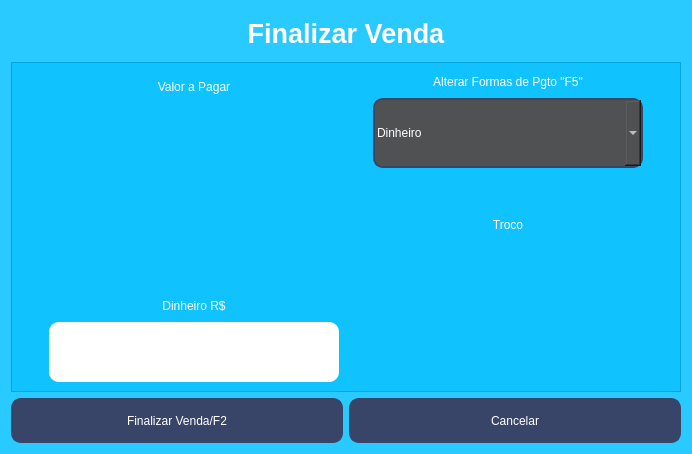
<?xml version="1.0" encoding="UTF-8"?>
<ui version="4.0">
 <class>Form_Pgto</class>
 <widget class="QWidget" name="Form_Pgto">
  <property name="geometry">
   <rect>
    <x>0</x>
    <y>0</y>
    <width>692</width>
    <height>454</height>
   </rect>
  </property>
  <property name="maximumSize">
   <size>
    <width>692</width>
    <height>454</height>
   </size>
  </property>
  <property name="windowTitle">
   <string>Form</string>
  </property>
  <property name="styleSheet">
   <string notr="true">background: rgba(0,191,255,0.6);</string>
  </property>
  <layout class="QGridLayout" name="gridLayout_2">
   <item row="0" column="0" colspan="2">
    <widget class="QLabel" name="label_4">
     <property name="maximumSize">
      <size>
       <width>16777215</width>
       <height>45</height>
      </size>
     </property>
     <property name="font">
      <font>
       <family>Segoe UI</family>
       <pointsize>20</pointsize>
       <italic>false</italic>
       <bold>true</bold>
      </font>
     </property>
     <property name="styleSheet">
      <string notr="true">background: transparent;
font: 700 20pt &quot;Segoe UI&quot;;
color: rgb(255, 255, 255);

</string>
     </property>
     <property name="text">
      <string>Finalizar Venda</string>
     </property>
     <property name="alignment">
      <set>Qt::AlignCenter</set>
     </property>
    </widget>
   </item>
   <item row="1" column="0" colspan="2">
    <widget class="QFrame" name="frame">
     <property name="frameShape">
      <enum>QFrame::StyledPanel</enum>
     </property>
     <property name="frameShadow">
      <enum>QFrame::Raised</enum>
     </property>
     <layout class="QGridLayout" name="gridLayout">
      <item row="0" column="0" rowspan="2">
       <layout class="QVBoxLayout" name="verticalLayout_4">
        <item>
         <widget class="QLabel" name="label_2">
          <property name="minimumSize">
           <size>
            <width>0</width>
            <height>30</height>
           </size>
          </property>
          <property name="maximumSize">
           <size>
            <width>16777215</width>
            <height>30</height>
           </size>
          </property>
          <property name="styleSheet">
           <string notr="true">background: transparent;
font: 700 14pt &quot;Segoe UI&quot;;
color: rgb(255, 255, 255);

</string>
          </property>
          <property name="text">
           <string>Valor a Pagar</string>
          </property>
          <property name="alignment">
           <set>Qt::AlignCenter</set>
          </property>
         </widget>
        </item>
        <item>
         <widget class="QLabel" name="label_valor_venda">
          <property name="minimumSize">
           <size>
            <width>0</width>
            <height>160</height>
           </size>
          </property>
          <property name="font">
           <font>
            <family>Segoe UI</family>
            <pointsize>50</pointsize>
            <italic>false</italic>
            <bold>true</bold>
           </font>
          </property>
          <property name="styleSheet">
           <string notr="true">background: transparent;
font: 700 50pt &quot;Segoe UI&quot;;
color: rgb(0, 0, 0);


</string>
          </property>
          <property name="text">
           <string/>
          </property>
          <property name="alignment">
           <set>Qt::AlignCenter</set>
          </property>
         </widget>
        </item>
       </layout>
      </item>
      <item row="0" column="1">
       <layout class="QVBoxLayout" name="verticalLayout">
        <item>
         <widget class="QLabel" name="label_3">
          <property name="maximumSize">
           <size>
            <width>16777215</width>
            <height>20</height>
           </size>
          </property>
          <property name="styleSheet">
           <string notr="true">background: transparent;
font: 700 14pt &quot;Segoe UI&quot;;
color: rgb(255, 255, 255);

</string>
          </property>
          <property name="text">
           <string>Alterar Formas de Pgto &quot;F5&quot;</string>
          </property>
          <property name="alignment">
           <set>Qt::AlignCenter</set>
          </property>
         </widget>
        </item>
        <item>
         <widget class="QComboBox" name="comboBox_forma_pgto">
          <property name="minimumSize">
           <size>
            <width>270</width>
            <height>70</height>
           </size>
          </property>
          <property name="maximumSize">
           <size>
            <width>270</width>
            <height>70</height>
           </size>
          </property>
          <property name="styleSheet">
           <string notr="true">QComboBox {
		background-color: rgb(80, 81, 82);
        border: 2px solid #394568;
        border-radius: 10px;
        font: 700 14pt &quot;Segoe UI&quot;;
		color: rgb(255, 255, 255);
    }
     QComboBox:hover {
        
	background-color: rgb(75, 85, 83);

    }
     QComboBox:pressed {
        background-color: #2c3650;
    }

QComboBox QAbstractItemView {
	color: rgb(255, 255, 255);
    /* Propriedades de estilo para o menu suspenso */
}
</string>
          </property>
          <property name="editable">
           <bool>true</bool>
          </property>
          <property name="currentText">
           <string>Dinheiro</string>
          </property>
          <property name="placeholderText">
           <string/>
          </property>
          <item>
           <property name="text">
            <string notr="true">Dinheiro</string>
           </property>
          </item>
          <item>
           <property name="text">
            <string>Cartão de Crédito</string>
           </property>
          </item>
          <item>
           <property name="text">
            <string>Cartão de Débito</string>
           </property>
          </item>
          <item>
           <property name="text">
            <string>Pix</string>
           </property>
          </item>
         </widget>
        </item>
       </layout>
      </item>
      <item row="1" column="1" rowspan="2">
       <layout class="QVBoxLayout" name="verticalLayout_2">
        <item>
         <widget class="QLabel" name="label_5">
          <property name="styleSheet">
           <string notr="true">background: transparent;
font: 700 14pt &quot;Segoe UI&quot;;
color: rgb(255, 255, 255);

</string>
          </property>
          <property name="text">
           <string>Troco</string>
          </property>
          <property name="alignment">
           <set>Qt::AlignCenter</set>
          </property>
         </widget>
        </item>
        <item>
         <widget class="QLabel" name="label_troco_finalizar">
          <property name="styleSheet">
           <string notr="true">background: transparent;
font: 700 50pt &quot;Segoe UI&quot;;
color: rgb(255, 0, 0);


</string>
          </property>
          <property name="text">
           <string/>
          </property>
          <property name="alignment">
           <set>Qt::AlignCenter</set>
          </property>
         </widget>
        </item>
       </layout>
      </item>
      <item row="2" column="0">
       <layout class="QVBoxLayout" name="verticalLayout_3">
        <item>
         <widget class="QLabel" name="label">
          <property name="maximumSize">
           <size>
            <width>16777215</width>
            <height>20</height>
           </size>
          </property>
          <property name="styleSheet">
           <string notr="true">background: transparent;
font: 700 14pt &quot;Segoe UI&quot;;
color: rgb(255, 255, 255);

</string>
          </property>
          <property name="text">
           <string>Dinheiro R$</string>
          </property>
          <property name="alignment">
           <set>Qt::AlignCenter</set>
          </property>
         </widget>
        </item>
        <item>
         <widget class="QLineEdit" name="txt_dinheiro_finaliza">
          <property name="minimumSize">
           <size>
            <width>290</width>
            <height>50</height>
           </size>
          </property>
          <property name="maximumSize">
           <size>
            <width>290</width>
            <height>60</height>
           </size>
          </property>
          <property name="styleSheet">
           <string notr="true">QLineEdit {
   
	background-color: rgb(255, 255, 255);
    font: bold 24pt &quot;Segoe UI&quot;;
    border-radius: 10px;
}

QLineEdit:focus {
    background-color: rgb(127, 191, 255); /* Cor quando selecionado/focado */
}

QMenu {
    background-color: rgb(0, 0, 0);
    color: #ffffff;
    font: bold 10px &quot;Segoe UI&quot;;
    border-radius: 10px;
}</string>
          </property>
          <property name="inputMask">
           <string/>
          </property>
          <property name="text">
           <string/>
          </property>
          <property name="alignment">
           <set>Qt::AlignCenter</set>
          </property>
          <property name="placeholderText">
           <string/>
          </property>
         </widget>
        </item>
       </layout>
      </item>
     </layout>
    </widget>
   </item>
   <item row="2" column="0">
    <widget class="QPushButton" name="btn_finalizar_venda">
     <property name="minimumSize">
      <size>
       <width>0</width>
       <height>45</height>
      </size>
     </property>
     <property name="styleSheet">
      <string notr="true">
    QPushButton {
        background-color: #394568;
        border: 2px solid #394568;
        border-radius: 10px;
        font: 700 14pt &quot;Segoe UI&quot;;
		color: rgb(255, 255, 255);
    }
    QPushButton:hover {
        background-color: #44537c;
    }
    QPushButton:pressed {
        background-color: #2c3650;
    }

</string>
     </property>
     <property name="text">
      <string>Finalizar Venda/F2</string>
     </property>
     <property name="shortcut">
      <string>F2</string>
     </property>
    </widget>
   </item>
   <item row="2" column="1">
    <widget class="QPushButton" name="btn_cancelar_venda_final">
     <property name="minimumSize">
      <size>
       <width>0</width>
       <height>45</height>
      </size>
     </property>
     <property name="styleSheet">
      <string notr="true">
    QPushButton {
        background-color: #394568;
        border: 2px solid #394568;
        border-radius: 10px;
        font: 700 14pt &quot;Segoe UI&quot;;
		color: rgb(255, 255, 255);
    }
    QPushButton:hover {
        background-color: #44537c;
    }
    QPushButton:pressed {
        background-color: #2c3650;
    }

</string>
     </property>
     <property name="text">
      <string>Cancelar</string>
     </property>
     <property name="shortcut">
      <string>Esc</string>
     </property>
    </widget>
   </item>
  </layout>
 </widget>
 <tabstops>
  <tabstop>txt_dinheiro_finaliza</tabstop>
  <tabstop>comboBox_forma_pgto</tabstop>
  <tabstop>btn_finalizar_venda</tabstop>
  <tabstop>btn_cancelar_venda_final</tabstop>
 </tabstops>
 <resources/>
 <connections>
  <connection>
   <sender>btn_cancelar_venda_final</sender>
   <signal>clicked()</signal>
   <receiver>Form_Pgto</receiver>
   <slot>close()</slot>
   <hints>
    <hint type="sourcelabel">
     <x>459</x>
     <y>412</y>
    </hint>
    <hint type="destinationlabel">
     <x>311</x>
     <y>178</y>
    </hint>
   </hints>
  </connection>
 </connections>
</ui>
